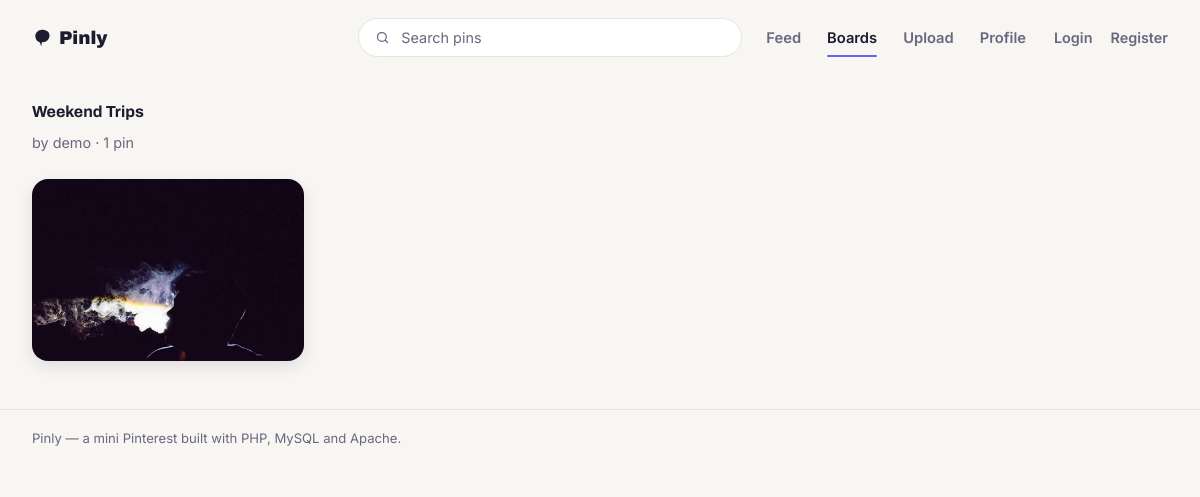
/board.php?id=1, run on the app's committed database.
### tables this page shows
CREATE TABLE boards (
  id INT UNSIGNED AUTO_INCREMENT PRIMARY KEY,
  user_id INT UNSIGNED NOT NULL,
  name VARCHAR(100) NOT NULL,
  created_at TIMESTAMP NOT NULL DEFAULT CURRENT_TIMESTAMP,
  FOREIGN KEY (user_id) REFERENCES users(id) ON DELETE CASCADE,
  INDEX idx_boards_user_id (user_id),
  UNIQUE KEY uq_boards_user_name (user_id, name)
);

CREATE TABLE users (
  id INT UNSIGNED AUTO_INCREMENT PRIMARY KEY,
  username VARCHAR(50) NOT NULL UNIQUE,
  email VARCHAR(255) NOT NULL UNIQUE,
  password_hash VARCHAR(255) NOT NULL,
  created_at TIMESTAMP NOT NULL DEFAULT CURRENT_TIMESTAMP
);

CREATE TABLE pins (
  id INT UNSIGNED AUTO_INCREMENT PRIMARY KEY,
  user_id INT UNSIGNED NOT NULL,
  image_path VARCHAR(255) NOT NULL,
  title VARCHAR(150) NOT NULL,
  description TEXT,
  created_at TIMESTAMP NOT NULL DEFAULT CURRENT_TIMESTAMP,
  FOREIGN KEY (user_id) REFERENCES users(id) ON DELETE CASCADE,
  INDEX idx_pins_user_id (user_id),
  INDEX idx_pins_created_at (created_at)
);

### includes/functions.php (called while the page is built, shortened)
<?php
function e(?string $value): string
{
    return htmlspecialchars($value ?? '', ENT_QUOTES, 'UTF-8');
}
function pin_aspect_ratio(string $relativePath): string
{
    $size = @getimagesize(__DIR__ . '/../public/' . $relativePath);
    return $size[0] . ' / ' . $size[1];
}
function pin_count_label(int $count): string
{
    return $count . ' pin' . ($count === 1 ? '' : 's');
}

### public/board.php (the view, shortened to what this page needs)
<?php
require __DIR__ . '/../includes/bootstrap.php';
$boardId = (int) ($_GET['id'] ?? 0);
$stmt = $pdo->prepare(
    'SELECT boards.id, boards.name, boards.user_id, users.username
     FROM boards JOIN users ON users.id = boards.user_id
     WHERE boards.id = ?'
);
$stmt->execute([$boardId]);
$board = $stmt->fetch();
$stmt = $pdo->prepare(
    'SELECT pins.id, pins.image_path, pins.title
     FROM board_pins
     JOIN pins ON pins.id = board_pins.pin_id
     WHERE board_pins.board_id = ?
     ORDER BY board_pins.added_at DESC'
);
$stmt->execute([$boardId]);
$pins = $stmt->fetchAll();
require __DIR__ . '/../includes/header.php';
?>
<section class="section" style="margin-top:28px;">
  <h1 class="section-title" style="margin:0;"><?= e($board['name']) ?></h1>
  <p class="byline" style="color:var(--ink-soft); font-size:0.9rem;">by <?= e($board['username']) ?> · <?= pin_count_label(count($pins)) ?></p>
</section>
<section class="section">
  <?php if (!$pins): ?>
    <p class="masonry-empty">No pins in this board yet.</p>
  <?php else: ?>
    <div class="masonry">
      <?php foreach ($pins as $pin): ?>
        <div class="pin-card">
          <a class="art-link" href="pin.php?id=<?= (int) $pin['id'] ?>">
            <div class="art" style="aspect-ratio: <?= pin_aspect_ratio($pin['image_path']) ?>;"><img data-src="<?= e($pin['image_path']) ?>" alt="<?= e($pin['title']) ?>"></div>
          </a>
        </div>
      <?php endforeach; ?>
    </div>
  <?php endif; ?>
</section>
<?php require __DIR__ . '/../includes/footer.php'; ?>

### public/assets/css/style.css (style rules this page uses)
:root { --color-primary: #4338CA; --color-primary-2: #6366F1; --ink: #1E1B2E; --ink-soft: #6B6680; --paper: #F7F6F3; --border: #E7E4DE; --radius-pill: 999px; --radius-card: 20px; --shadow: 0 6px 16px rgba(30, 27, 46, 0.10); }
* { box-sizing: border-box; }
body { margin: 0; background: var(--paper); color: var(--ink); font-family: 'Inter', sans-serif; -webkit-font-smoothing: antialiased; }
a { color: inherit; text-decoration: none; }
.section { max-width: 1600px; margin: 0 auto; padding: 0 32px; }
.masonry { column-count: 2; column-gap: 16px; margin-top: 28px; padding-bottom: 48px; }
@media (min-width: 640px) { .masonry { column-count: 3; } }
@media (min-width: 960px) { .masonry { column-count: 4; } }
.pin-card { display: block; break-inside: avoid; margin-bottom: 16px; border-radius: 16px; overflow: hidden; position: relative; box-shadow: var(--shadow); }
.pin-card::after { content: ''; position: absolute; inset: 0; background: linear-gradient(0deg, rgba(0,0,0,0.38), rgba(0,0,0,0) 40%); opacity: 0; transition: opacity 0.15s ease; pointer-events: none; }
.art-link { display: block; }
.art { position: relative; width: 100%; background: linear-gradient(100deg, #ECE9E2 30%, #E1DDD3 45%, #ECE9E2 60%); background-size: 200% 100%; animation: skeleton-sweep 1.3s ease-in-out infinite; }
.art.loaded { animation: none; background: none; }
.art img { position: absolute; inset: 0; width: 100%; height: 100%; object-fit: cover; opacity: 0; transition: opacity 0.35s ease; }
.art img.loaded { opacity: 1; }
.section-title { font-family: 'Archivo', sans-serif; font-size: 1rem; margin: 0 0 12px; }

### data on the page
boards: name "Weekend Trips", user.username "demo"
pins: image_path (picture)

### other printed values
pin_count_label(count($pins)) "1 pin"
